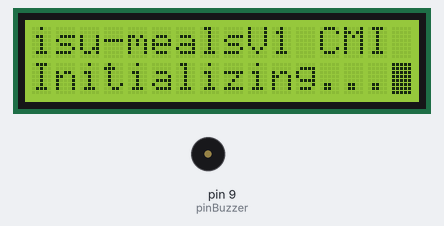
Simulated run of this sketch. Board: Arduino Uno, built with avr-gcc and run on an emulated ATmega328P. Shown: 16×2 character LCD, buzzer (waves = sounding).

Above: at 2.1 s.
Timing chart, 0 to 3.6 s (numbered marks = the images above):
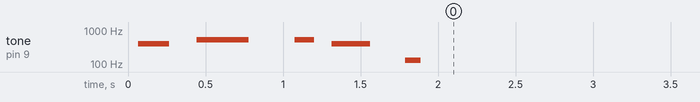

The sketch:

isu_slave.ino
```cpp
#include <CmdMessenger.h>  // CmdMessenger
#include <LCD_I2C.h>

#define pinBuzzer 9
#define STR_SIZE 20

#define NOTE_C3  131
#define NOTE_G4  392
#define NOTE_C5  523

LCD_I2C lcd(0x27);

CmdMessenger cmdMessenger = CmdMessenger(Serial);

char linea1[STR_SIZE];
char linea2[STR_SIZE];

enum
{
  ping,
  pong,
  conectando,
  print_high,
  print2,
  print_low,
  ok_sound,
  fail_sound,
  apagar
};

void attachCommandCallbacks()
{
  // Attach callback methods
  cmdMessenger.attach(OnUnknownCommand);
  cmdMessenger.attach(ping, onPing);
  cmdMessenger.attach(conectando, onConectando);
  cmdMessenger.attach(print_high, onPrintHigh);
  cmdMessenger.attach(print2, onPrint2);
  cmdMessenger.attach(print_low, onPrintLow);
  cmdMessenger.attach(ok_sound, onOkSound);
  cmdMessenger.attach(fail_sound, onFailSound);
  cmdMessenger.attach(apagar, onApagar);
}

void OnUnknownCommand()
{
  onFailSound();
}

//Callbacks from python

void onPing() {
  cmdMessenger.sendCmd(pong);
}

void onConectando() {
  lcd.noBlink();
  lcd.clear();
  lcd.print(F("isu-mealsV1 CMI"));
  lcd.setCursor(0, 1);
  lcd.print(F("Connecting..."));
}

void onPrintHigh() {
  cmdMessenger.copyStringArg(linea1, STR_SIZE);
  lcd.clear();
  lcd.print(linea1);
}

void onPrintLow() {
  cmdMessenger.copyStringArg(linea2, STR_SIZE);
  lcd.clear();
  lcd.setCursor(0, 1);
  lcd.print(linea1);
}

void onPrint2() {
  cmdMessenger.copyStringArg(linea1, STR_SIZE);
  cmdMessenger.copyStringArg(linea2, STR_SIZE);
  lcd.clear();
  lcd.print(linea1);
  lcd.setCursor(0, 1);
  lcd.print(linea2);
}

void onOkSound() {
  int melody[] = {
    NOTE_G4, NOTE_C5, NOTE_C5
  };
  int noteDurations[] = {
    5, 3, 8
  };
  for (int thisNote = 0; thisNote < 3; thisNote++) {

    // to calculate the note duration, take one second divided by the note type.
    //e.g. quarter note = 1000 / 4, eighth note = 1000/8, etc.
    int noteDuration = 1000 / noteDurations[thisNote];
    tone(pinBuzzer, melody[thisNote], noteDuration);

    // to distinguish the notes, set a minimum time between them.
    // the note's duration + 30% seems to work well:
    int pauseBetweenNotes = noteDuration * 1.90;
    delay(pauseBetweenNotes);
    // stop the tone playing:
    noTone(pinBuzzer);
  }
}

void onFailSound() {
  int melody[] = {
    NOTE_G4, NOTE_C3
  };
  int noteDurations[] = {
    4, 10
  };
  for (int thisNote = 0; thisNote < 2; thisNote++) {

    // to calculate the note duration, take one second divided by the note type.
    //e.g. quarter note = 1000 / 4, eighth note = 1000/8, etc.
    int noteDuration = 1000 / noteDurations[thisNote];
    tone(pinBuzzer, melody[thisNote], noteDuration);

    // to distinguish the notes, set a minimum time between them.
    // the note's duration + 30% seems to work well:
    int pauseBetweenNotes = noteDuration * 1.90;
    delay(pauseBetweenNotes);
    // stop the tone playing:
    noTone(pinBuzzer);
  }
}

void onApagar(){
  lcd.clear();
  lcd.print(F("Powering"));
  lcd.setCursor(0,1);
  lcd.print("OFF");
  delay(30000);
  lcd.noBacklight();
}

void setup() {
  lcd.begin(); // If you are using more I2C devices using the Wire library use lcd.begin(false)
  // this stop the library(LCD_I2C) from calling Wire.begin()
  lcd.backlight();

  Serial.begin(19200);

  attachCommandCallbacks();

  onOkSound();
  onFailSound();

  lcd.print(F("isu-mealsV1 CMI"));
  lcd.setCursor(0, 1);
  lcd.print(F("Initializing..."));
  lcd.blink();
  lcd.noCursor();


}

void loop() {
  // put your main code here, to run repeatedly:
  cmdMessenger.feedinSerialData();
}
```
